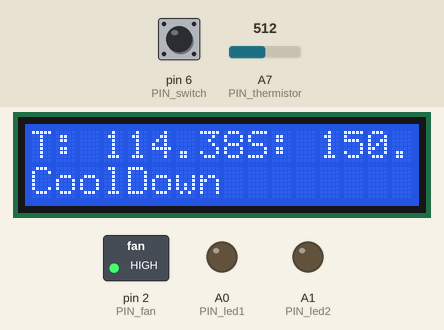
The program below on a simulated Arduino Nano, built with avr-gcc and run on an emulated ATmega328P. Shown: 16×2 character LCD, switched loads named in the program (green lamp = pin HIGH), output pins drawn as LEDs (lit = HIGH). The inputs (shaded band) are chosen by the test bench; at power-on: pin 6 (PIN_switch) HIGH, A7 (PIN_thermistor) = 512. Pins used as bus, display or sensor lines are not drawn.

Above: at 3.2 s.
3.3 s: pin 6 (PIN_switch) pulled LOW for 0.15 s
At 3.62 s:
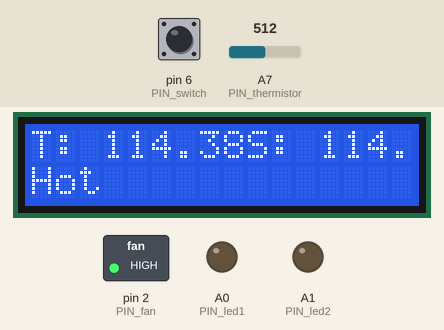
6.4 s: A7 (PIN_thermistor) set to 602
At 6.8 s:
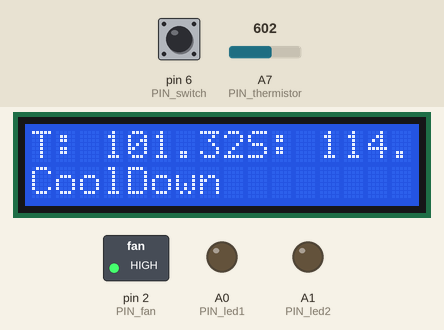
7.9 s: A7 (PIN_thermistor) set to 622
At 8.8 s:
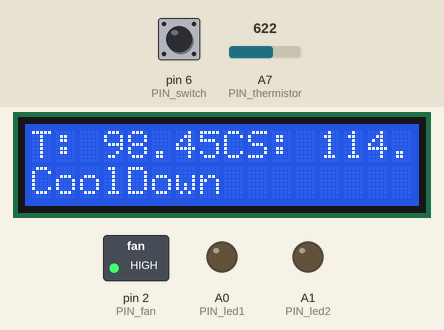
9.5 s: pin 6 (PIN_switch) pulled LOW for 1 s
At 10.2 s:
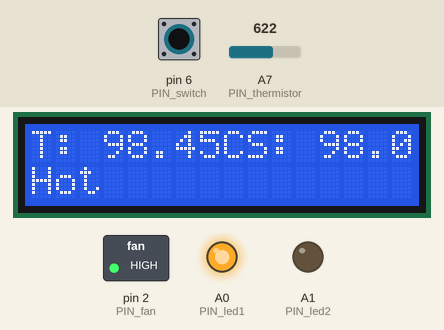
12.1 s: pin 6 (PIN_switch) pulled LOW for 1 s
At 13.8 s:
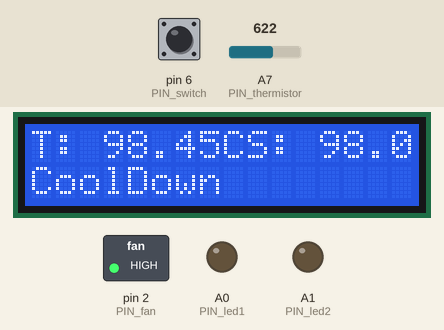
16.1 s: A7 (PIN_thermistor) set to 948
At 17.4 s:
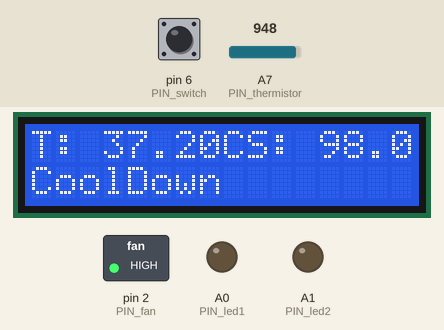
17.7 s: A7 (PIN_thermistor) set to 982
Timing chart, 0 to 20.7 s (numbered marks = the images above; inputs shaded):
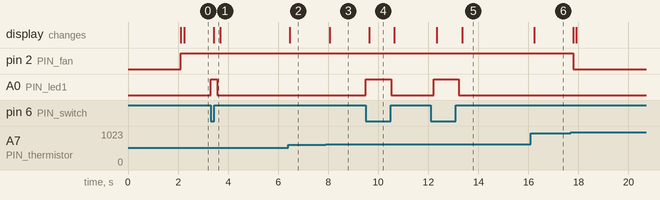

The program:

main.cpp
```cpp
#include <Arduino.h>
#include <Wire.h>
#include <LiquidCrystal_I2C.h>
#include <PID_v1.h>

#define T0 298.15 // [K]
#define E 2.71828 // [#]

// PINs
#define PIN_switch 6
#define PIN_ssr 3
#define PIN_thermistor A7
#define PIN_fan 2
#define PIN_led1 A0
#define PIN_led2 A1

// Parámetros del NTC
#define BETA 3950       // Coeficiente Beta
#define R_NTC_25 100000 // Resistencia del NTC a 25°C
#define R_PULLUP 4700   // 4.7kΩ

LiquidCrystal_I2C lcd(0x3F, 16, 2);

// Temperature variables

volatile float measured_temp = 0;
volatile float measured_resistance = 0;
volatile int adc_raw = 0;

// PID Varibles

double Setpoint, Input, Output;
double Kp = 2, Ki = 0.0025, Kd = 9;
PID PidSSR(&Input, &Output, &Setpoint, Kp, Ki, Kd, DIRECT);

unsigned long startTime;
int etapa = 0;

static bool wasOn = false;

void MeasureTemp();
void ledsVentilador_State_temperatura();
void ViewTemp_States();
void Switch_on_off();
void ViewTemp_States();
void AjustarSetpoint();
void setup()
{
  pinMode(PIN_switch, INPUT);
  pinMode(PIN_ssr, OUTPUT);
  pinMode(PIN_fan, OUTPUT);
  pinMode(PIN_led1, OUTPUT);
  pinMode(PIN_led2, OUTPUT);
  pinMode(PIN_switch, INPUT_PULLUP);
  digitalWrite(PIN_ssr, LOW);
  digitalWrite(PIN_fan, LOW);
  digitalWrite(PIN_led1, LOW);
  digitalWrite(PIN_led2, LOW);
  digitalWrite(PIN_switch, HIGH);

  Setpoint = 150;
  PidSSR.SetMode(AUTOMATIC);
  PidSSR.SetOutputLimits(0, 255);

  lcd.init();
  lcd.backlight();
  lcd.clear();
  lcd.setCursor(0, 0);
  lcd.print("SMD Soldering");

  delay(2000);
}

void loop()
{

  MeasureTemp();
  Input = measured_temp;
  ViewTemp_States();
  Switch_on_off();
  delay(100);
}

void Switch_on_off()
{
  if (digitalRead(PIN_switch) == LOW)
  {
    if (!wasOn)
    {
      startTime = millis();
      wasOn = true;
    }

    AjustarSetpoint();
    PidSSR.Compute();
    analogWrite(PIN_ssr, Output);
    ledsVentilador_State_temperatura();
  }
  else
  {
    digitalWrite(PIN_ssr, LOW);
    digitalWrite(PIN_led1, LOW);
    digitalWrite(PIN_led2, LOW);

    if (measured_temp >= 30)
    {
      digitalWrite(PIN_fan, HIGH);
      etapa = 4;
    }
    else
    {
      digitalWrite(PIN_fan, LOW);
      etapa = 0;
    }
    Output = 0;
    wasOn = false;
  }
}

void AjustarSetpoint()
{
  unsigned long elapsed = (millis() - startTime) / 1000;

  if (elapsed < 90)
  {
    Setpoint = map(elapsed, 0, 90, measured_temp, 150);
    etapa = 1;
  }

  else if (elapsed < 150)
  {
    Setpoint = 180;
    etapa = 2;
  }

  else if (elapsed < 180)
  {
    Setpoint = map(elapsed, 150, 180, 180, 240);
    etapa = 3;
  }

  else
  {
    Setpoint = 25;
    etapa = 4;
  }
}

void ledsVentilador_State_temperatura()
{
  if (measured_temp >= 30)
  {
    digitalWrite(PIN_led1, HIGH);
  }
  else
  {
    digitalWrite(PIN_led1, LOW);
  }

  if (etapa == 4)
  {
    digitalWrite(PIN_led2, HIGH);
    digitalWrite(PIN_fan, HIGH);
  }
  else
  {
    digitalWrite(PIN_led2, LOW);
  }
}

void ViewTemp_States()
{
  lcd.clear();
  lcd.setCursor(0, 0);
  lcd.print("T: ");
  lcd.print(measured_temp);
  lcd.print("C");

  lcd.setCursor(9, 0);
  lcd.print("S: ");
  lcd.print(Setpoint);
  lcd.print("C");

  if (etapa == 0)
  {
    lcd.setCursor(0, 1);
    lcd.print("Wait");
  }
  else if (etapa == 1)
  {
    lcd.setCursor(0, 1);
    lcd.print("Hot");
  }
  else if (etapa == 2)
  {
    lcd.setCursor(0, 1);
    lcd.print("Soak");
  }
  else if (etapa == 3)
  {
    lcd.setCursor(0, 1);
    lcd.print("Reflow");
  }
  else if (etapa == 4)
  {
    lcd.setCursor(0, 1);
    lcd.print("CoolDown");
  }
}

void MeasureTemp()
{
  adc_raw = analogRead(PIN_thermistor);
  // Calcular la resistencia del NTC
  measured_resistance = R_PULLUP / ((1023.00 / adc_raw) - 1);
  // Aplicar ecuación de Steinhart-Hart
  measured_temp = BETA / log(measured_resistance / (R_NTC_25 * pow(E, -BETA / T0))) - 273.15;
}
```

Measured:
- the behaviour switches between 611 and 612 on A7 (PIN_thermistor) (found by bisection; images 2 and 3)
- after the input at 3.3 s, A0 (PIN_led1): LOW → HIGH at once, → LOW 0.26 s later; the display: changes after 0.13 s (image 1)
- after the input at 6.4 s, the display: changes after 0.07 s (image 2)
- after the input at 7.9 s, the display: changes after 0.16 s (image 3)
- after the input at 9.5 s, A0 (PIN_led1): LOW → HIGH at once, → LOW 1.0 s later; the display: changes after 0.13 s (image 4)
- after the input at 12.1 s, A0 (PIN_led1): LOW → HIGH after 0.11 s, → LOW 1.0 s later; the display: first changes after 0.24 s (image 5 shows a later state)
- after the input at 16.1 s, the display: changes after 0.12 s (image 6)
- after the input at 17.7 s, pin 2 (PIN_fan): HIGH → LOW after 0.09 s
